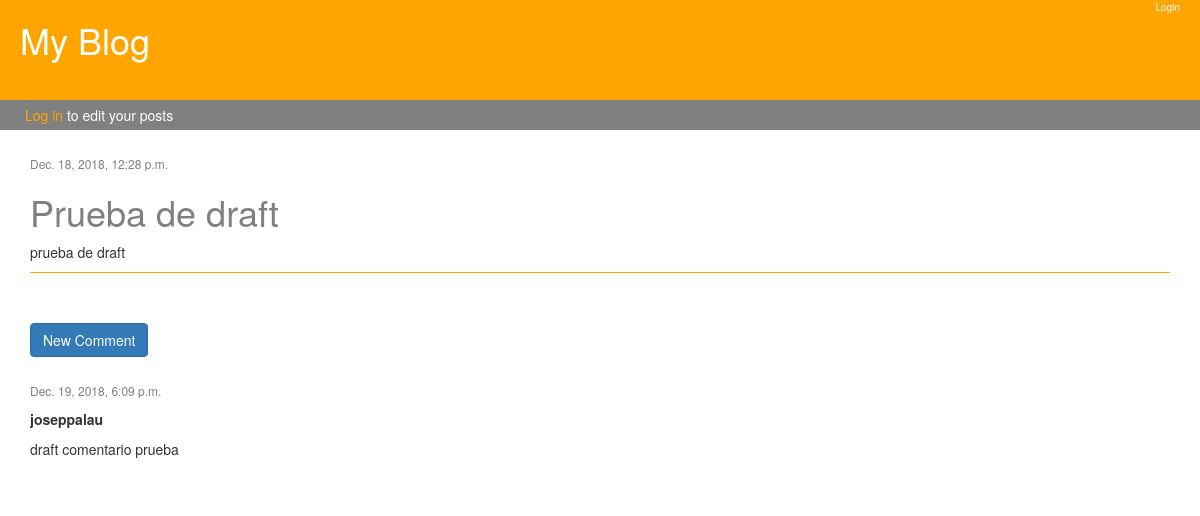
/post/6/, run on an earlier commit of the app's database.
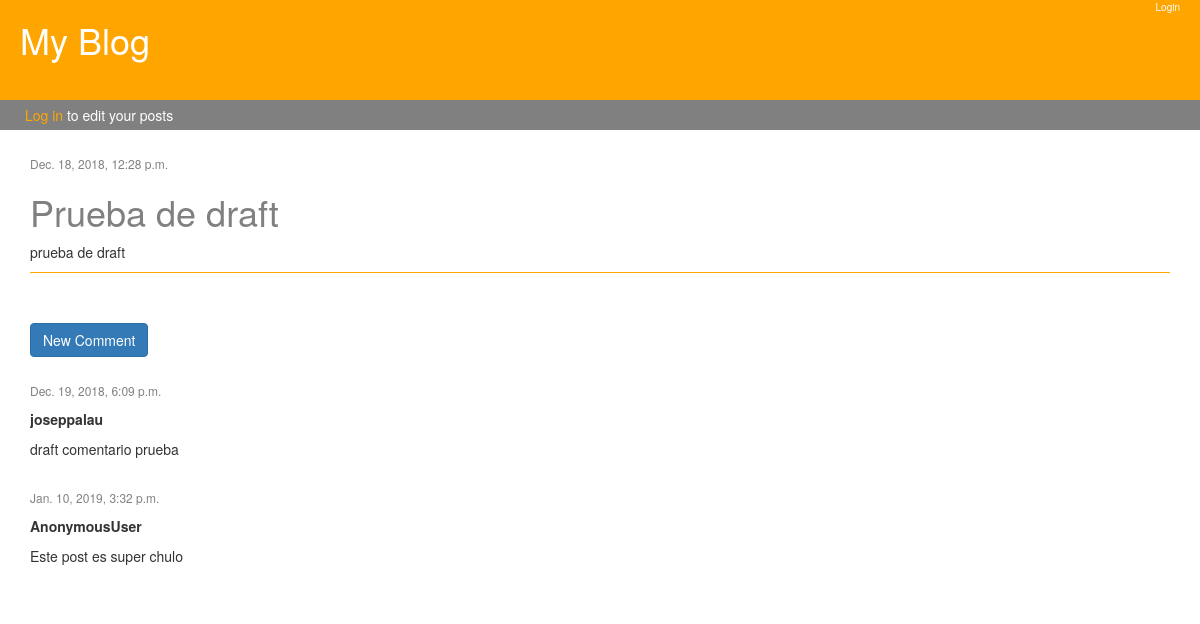
And on a later commit of the database.
### blog/models.py (models this page shows, shortened)
class Post(models.Model):
    author = models.ForeignKey('auth.User', on_delete=models.CASCADE)
    title = models.CharField(max_length=200)
    post_text = models.TextField(default=" ")
    created_date = models.DateTimeField(default=timezone.now)
    published_date = models.DateTimeField(blank=True, null=True)
    visits = models.PositiveIntegerField(default=0)

class Comment(models.Model):
    post = models.ForeignKey('blog.Post', on_delete=models.CASCADE, related_name = 'comments')
    author = models.CharField(max_length=200)
    text = models.TextField()
    created_date = models.DateTimeField(default=timezone.now)
    approved = models.BooleanField(default=False)

### blog/views.py (the view)
# urls.py: path('post/<int:pk>/', views.post_detail, name='post_detail'),
def post_detail(request, pk):
    post = get_object_or_404(Post, pk=pk)
    post.visits += 1
    post.save()
    stuff_frontend = {'post': post}
    return render(request, 'blog/post_detail.html', stuff_frontend)

### blog/templates/blog/post_detail.html (shortened to what this page needs)
{% extends 'blog/base.html' %}
{% block content %}
        <div class="post">
            <div class="date">
                {% if post.published_date %}
                    {{ post.published_date }}
                {% endif %}
            </div>
             <h1>{{ post.title }}</h1>
             <p>{{ post.post_text }}</p>
        </div>
        <div>
            <a href="{% url 'add_comment' pk=post.pk %}" class="btn btn-primary" style="margin-bottom:25px">New Comment</a>
        </div>
          {% for comment in post.comments.all %}
            <div>
                {% if user.is_authenticated or comment.approved %}
                    <div class="date">
                        <p>{{comment.created_date}}</p>
                    </div>
                    <p><strong>{{comment.author}}</strong></p>
                    <p>{{comment.text}}</p>
                    <br>
                {% endif %}
            </div>
            {% empty %}
            <p>No comments yet...</p>
          {% endfor %}
{% endblock %}

### blog/templates/blog/base.html (shortened to what this page needs)
{% load staticfiles %}
<!DOCTYPE html>
<html lang="en">
<head>
    <link rel="stylesheet" href="https://maxcdn.bootstrapcdn.com/bootstrap/3.3.7/css/bootstrap.min.css">
    <link rel="stylesheet" href="{% static 'css/style.css' %}">
</head>
<body>
<div class = "page-header">
    <h1><a href="/">My Blog</a></h1>
    <ul>
        {% if user.is_authenticated %}
            <li>
                <a href="/post/new"><i class="fas fa-plus"></i></a>
                <p>Add Post</p>
            </li>
            <li>
                <a href="{% url 'post_draft' %}"><i class="fab fa-firstdraft"></i></a>
                <p>Drafts</p>
            </li>
            <li>
                <a href="/accounts/logout"><i class="fas fa-sign-out-alt"></i></a>
                <p>Logout</p>
            </li>
        {% else %}
            <li>
                <p>Login</p>
            </li>
        {% endif %}
    </ul>
</div>
<div class="nav-user">
    {% if user.is_authenticated %}
        <p><span style="color:orange">{{user.username}}</span> in the blog</p>
    {% else %}
        <p><a href="/accounts/login">Log in</a> to edit your posts</p>
    {% endif %}
</div>
<div class="container">
    {% block content %}
    {% endblock %}
</div>
</body>
</html>

### blog/static/css/style.css (style rules this page uses)
.page-header { background-color: orange; height:100px; width:100%; font-size: 45px; margin-top:0px; vertical-align:middle; margin-bottom:0px; border-bottom:1px solid orange; }
.page-header h1 { display:inline-block; width: 200px; padding-left:20px; }
.page-header a { color:white; align:center; }
.page-header ul { list-style-type: none; width:500px; display:inline-block; vertical-align:middle; height:100px; float:right; padding-right:15px; }
.page-header ul li { float:right; display:inline-block; height:100px; vertical-align:middle; margin-left:10px; margin-right:5px; }
.page-header ul li p { color:white; font-size:10px; text-align:center; }
.nav-user { height:30px; align-items:center; margin-bottom:25px; background-color:grey; color:white; padding-left:25px; }
.nav-user p { padding-top:5px; }
.nav-user a { color:orange; }
.container { width:75% margin:0 auto; }
.post { margin-bottom:50px; border-bottom:0.5px solid orange; }
.post a, h2, h1 { color:grey; }
.date { font-size:12px; color:grey; }

What changed in the data, as far as the page shows it:
added Comment: created_date "Jan. 10, 2019, 3:32 p.m.", author "AnonymousUser", text "Este post es super chulo"
